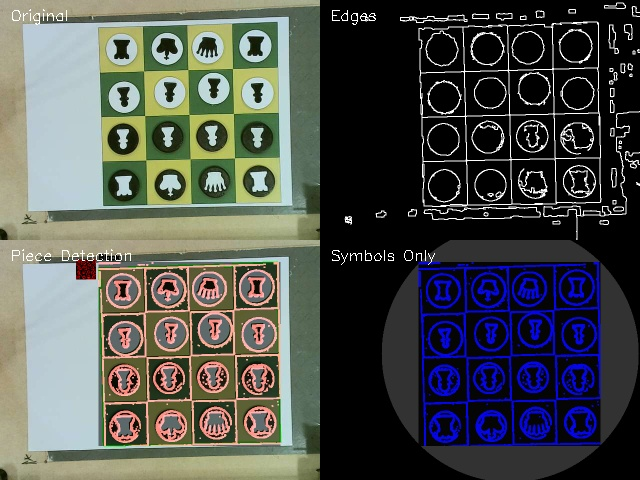
#> input picture cv/chess_detection.jpg, 640 x 480 px; its folder holds only this picture in this run
$ python -i pattern_detection.py   (imports and definitions only)
#> lines starting #> are read from the running program, lines starting #| are printed output that depends on the picture; after the words box and inside, x2 and y2 are one past the last pixel; in counts of white or black regions, pixels touching at a corner belong together
#> further down, picture is the input picture: shape (480, 640, 3); mean B, G, R 78.4, 81.5, 78.7
### cv/modules/improved_detect_piece_in_square.py
"""
Enhancement module for detecting and classifying chess pieces on a 4x4 board
"""
import cv2
import numpy as np
import os

def identify_piece_type(square_img, piece_color):
    """
    Identifies the type of chess piece (king, queen, pawn, tower/rook) using shape analysis.

    Args:
        square_img: Image of the square containing the piece
        piece_color: Color of the piece ('white' or 'black')

    Returns:
        piece_type: String indicating the piece type ('king', 'queen', 'pawn', 'tower')
        confidence: Confidence score of the classification
    """
    # Convert to grayscale
    gray = cv2.cvtColor(square_img, cv2.COLOR_BGR2GRAY)

    # Apply thresholding based on piece color
    # For white pieces, we look for dark features on light background
    # For black pieces, we look for light features on dark background
    if piece_color == 'white':
        _, thresh = cv2.threshold(gray, 150, 255, cv2.THRESH_BINARY_INV)
    else:
        _, thresh = cv2.threshold(gray, 100, 255, cv2.THRESH_BINARY)

    # Apply morphological operations to clean up the image
    kernel = np.ones((3, 3), np.uint8)
    thresh = cv2.morphologyEx(thresh, cv2.MORPH_OPEN, kernel)
    thresh = cv2.morphologyEx(thresh, cv2.MORPH_CLOSE, kernel)

    # Find contours of the piece symbol
    contours, _ = cv2.findContours(thresh, cv2.RETR_EXTERNAL, cv2.CHAIN_APPROX_SIMPLE)

    # If no contours found, return unknown
    if not contours:
        return "unknown", 0.0

    # Get the largest contour (should be the piece symbol)
    contour = max(contours, key=cv2.contourArea)

    # Calculate contour features
    area = cv2.contourArea(contour)
    perimeter = cv2.arcLength(contour, True)

    # If area is too small, not a valid piece
    if area < 20:
        return "unknown", 0.0

    # Calculate circularity
    circularity = 4 * np.pi * area / (perimeter * perimeter) if perimeter > 0 else 0

    # Calculate bounding rectangle
    x, y, w, h = cv2.boundingRect(contour)
    aspect_ratio = float(w) / h if h > 0 else 0

    # Calculate the convex hull and its area
    hull = cv2.convexHull(contour)
    hull_area = cv2.contourArea(hull)
    solidity = float(area) / hull_area if hull_area > 0 else 0

    # Calculate the minimum enclosing circle
    (x, y), radius = cv2.minEnclosingCircle(contour)

    # Calculate the extent (ratio of contour area to bounding rect area)
    extent = float(area) / (w * h) if w * h > 0 else 0

    # Calculate moments and Hu moments for shape recognition
    moments = cv2.moments(contour)
    hu_moments = cv2.HuMoments(moments).flatten()

    # Feature-based classification
    # These thresholds may need to be adjusted based on your specific pieces

    # King: Usually has a cross on top, more complex shape
    # Queen: Often has a crown-like shape
    # Pawn: Simple, compact shape
    # Tower/Rook: Usually has a blocky, castle-like shape

    # Decision tree based on shape features
    confidence = 0.6  # Base confidence

    if aspect_ratio > 0.8 and aspect_ratio < 1.2:
        # More square-like shapes (possible Tower or King)
        if extent > 0.7:
            piece_type = "tower"  # Tower/Rook is more filled/solid
            confidence = 0.75
        else:
            piece_type = "king"  # King is less filled due to cross
            confidence = 0.7
    elif aspect_ratio >= 1.2:
        # Wider than tall (possible Queen)
        piece_type = "queen"
        confidence = 0.65
    else:
        # Taller than wide (likely Pawn)
        piece_type = "pawn"
        confidence = 0.75

    # Additional checks based on Hu moments
    # This is a simplified approach; in a real system, you might use a trained classifier
    # Hu[0] is a measure of spread - lower values mean more spread out shape
    if hu_moments[0] < 0.2:  # Spread out shape
        if aspect_ratio < 1.0:
            piece_type = "queen"  # Queen often has a spread-out crown
            confidence = 0.8
    elif hu_moments[0] > 0.4:  # Compact shape
        piece_type = "pawn"  # Pawns are typically compact
        confidence = 0.75

    return piece_type, confidence

def enhance_piece_detection(square_img):
    """
    Enhances the piece detection by applying image processing techniques
    specifically designed for the "coin" style pieces.

    Args:
        square_img: Image of the square to be analyzed

    Returns:
        contains_piece: Boolean indicating if piece is present
        piece_color: Color of the piece ('white', 'black', or None)
        piece_type: Type of the piece ('king', 'queen', 'pawn', 'tower', or None)
        piece_info: Dictionary with additional information
    """
    # Initial info dictionary
    piece_info = {}

    # Convert to different color spaces for analysis
    gray = cv2.cvtColor(square_img, cv2.COLOR_BGR2GRAY)
    hsv = cv2.cvtColor(square_img, cv2.COLOR_BGR2HSV)
    lab = cv2.cvtColor(square_img, cv2.COLOR_BGR2LAB)

    # Blur to reduce noise
    blurred = cv2.GaussianBlur(gray, (5, 5), 0)

    # Detect circles using Hough Circle Transform
    # This is good for detecting the coin-shaped pieces
    circles = cv2.HoughCircles(
        blurred,
        cv2.HOUGH_GRADIENT,
        dp=1,
        minDist=square_img.shape[0]//2,
        param1=50,
        param2=30,
        minRadius=square_img.shape[0]//6,
        maxRadius=square_img.shape[0]//2
    )

    # Check if any circles were found
    contains_piece = circles is not None

    if not contains_piece:
        return False, None, None, piece_info

    # Get the largest circle (should be the piece)
    circle = np.uint16(np.around(circles))[0][0]
    center_x, center_y, radius = circle

    # Create a mask for the circle
    mask = np.zeros(gray.shape, dtype=np.uint8)
    cv2.circle(mask, (center_x, center_y), radius, 255, -1)

    # Extract the piece region
    piece_region = cv2.bitwise_and(square_img, square_img, mask=mask)

    # Create inner and outer masks to analyze the coin background and piece symbol
    inner_radius = int(radius * 0.7)  # Inner 70% for the piece symbol
    outer_radius = radius

    inner_mask = np.zeros(gray.shape, dtype=np.uint8)
    cv2.circle(inner_mask, (center_x, center_y), inner_radius, 255, -1)

    outer_mask = np.zeros(gray.shape, dtype=np.uint8)
    cv2.circle(outer_mask, (center_x, center_y), outer_radius, 255, -1)
    cv2.circle(outer_mask, (center_x, center_y), inner_radius, 0, -1)  # Subtract inner circle

    # Extract inner and outer regions
    inner_region = cv2.bitwise_and(square_img, square_img, mask=inner_mask)
    outer_region = cv2.bitwise_and(square_img, square_img, mask=outer_mask)

    # Analyze color distribution in inner and outer regions
    # We'll use LAB color space which is good for color differences
    inner_lab = cv2.cvtColor(inner_region, cv2.COLOR_BGR2LAB)
    outer_lab = cv2.cvtColor(outer_region, cv2.COLOR_BGR2LAB)

    # Calculate average L (lightness) for inner and outer regions
    inner_l = np.mean(inner_lab[:,:,0][inner_mask > 0])
    outer_l = np.mean(outer_lab[:,:,0][outer_mask > 0])

    # Store color metrics in piece_info
    piece_info.update({
        'inner_l': inner_l,
        'outer_l': outer_l,
        'circle': (center_x, center_y, radius)
    })

    # Determine piece color based on contrast between inner and outer regions
    # For the coin-style pieces:
    # - Black piece has white background (outer is lighter than inner)
    # - White piece has black background (inner is lighter than outer)
    L_DIFF_THRESHOLD = 15  # Minimum difference in lightness to determine contrast

    if abs(inner_l - outer_l) < L_DIFF_THRESHOLD:
        # Not enough contrast, could be an empty square or noise
        return False, None, None, piece_info

    # Determine piece color based on which region is darker
    if inner_l < outer_l:
        # Inner region darker than outer
        piece_color = 'black'  # Black piece on white background
    else:
        # Outer region darker than inner
        piece_color = 'white'  # White piece on black background

    # Store determination method
    piece_info['color_determination'] = f"{'Black' if piece_color == 'black' else 'White'} piece detected: inner_l={inner_l:.1f}, outer_l={outer_l:.1f}"

    # Now identify the piece type
    piece_type, confidence = identify_piece_type(piece_region, piece_color)
    piece_info['type_confidence'] = confidence

    return True, piece_color, piece_type, piece_info

def improved_detect_piece_in_square(square_img, square_position=None):
    """
    An improved version of detect_piece_in_square that incorporates enhanced detection
    and also identifies the piece type.

    Args:
        square_img: Image of the square individual
        square_position: Position (row, column) of the square on the board

    Returns:
        contains_piece: Boolean indicating presence of piece
        piece_color: 'white', 'black' or None
        piece_type: 'king', 'queen', 'pawn', 'tower' or None
        piece_info: Dictionary with additional information about the piece
    """
    # Use the enhanced detection method
    contains_piece, piece_color, piece_type, piece_info = enhance_piece_detection(square_img)

    # If no piece detected, return early
    if not contains_piece:
        return False, None, None, piece_info

    # If a piece is detected but we're not confident in the type, try template matching
    if piece_type == "unknown" or piece_info.get('type_confidence', 0) < 0.6:
        # Template matching could be implemented here
        pass

    return contains_piece, piece_color, piece_type, piece_info

### cv/modules/pattern_detection.py
"""
Módulo para detecção de padrões do tabuleiro de xadrez 4x4
"""
import cv2
import numpy as np
import os
from .improved_detect_piece_in_square import improved_detect_piece_in_square

# Variável global para armazenar a imagem de referência do tabuleiro vazio
empty_board_reference = None
empty_board_squares = None

def load_empty_board_reference(reference_path="assets/testing-chessboards/chessboard_nopieces.png"):
    """
    Carrega a imagem de referência do tabuleiro vazio e a prepara para uso na detecção de peças.

    Args:
        reference_path: Caminho para a imagem de referência

    Returns:
        Imagem de referência processada ou None se falhar
    """
    global empty_board_reference, empty_board_squares

    # Carregar a imagem de referência
    reference_img = cv2.imread(reference_path)

    if reference_img is None:
        print(f"❌ Não foi possível carregar a imagem de referência: {reference_path}")
        return None

    # Detectar o tabuleiro e aplicar a mesma transformação que aplicaremos em imagens atuais
    corners, _ = detect_board_corners(reference_img)

    if corners is None:
        print("❌ Falha ao detectar os cantos no tabuleiro de referência.")
        return None

    # Aplicar transformação de perspectiva
    warped_reference, _ = warp_board_perspective(reference_img, corners)

    # Converter para escala de cinza
    gray_reference = cv2.cvtColor(warped_reference, cv2.COLOR_BGR2GRAY)

    # Armazenar a referência globalmente
    empty_board_reference = warped_reference

    # Dividir a referência em células individuais
    empty_board_squares = split_board_into_squares(warped_reference)

    return warped_reference

def detect_board_corners(img):
    """
    Detecta os quatro cantos do tabuleiro 4x4 verde-amarelo.

    Args:
        img: Imagem original

    Returns:
        corners: Array numpy com as coordenadas dos 4 cantos do tabuleiro
        mask: Máscara binária do tabuleiro
    """
    # Converter para HSV para detecção de cor
    hsv = cv2.cvtColor(img, cv2.COLOR_BGR2HSV)
#> hsv: shape (480, 640, 3); mean H, S, V 39.6, 58.7, 93.1

    # Definir intervalos para cores verde e amarelo
    yellow_lower = np.array([15, 70, 70])
    yellow_upper = np.array([45, 255, 255])

    green_lower = np.array([40, 40, 40])
    green_upper = np.array([90, 255, 255])

    # Criar máscaras para cores
    yellow_mask = cv2.inRange(hsv, yellow_lower, yellow_upper)
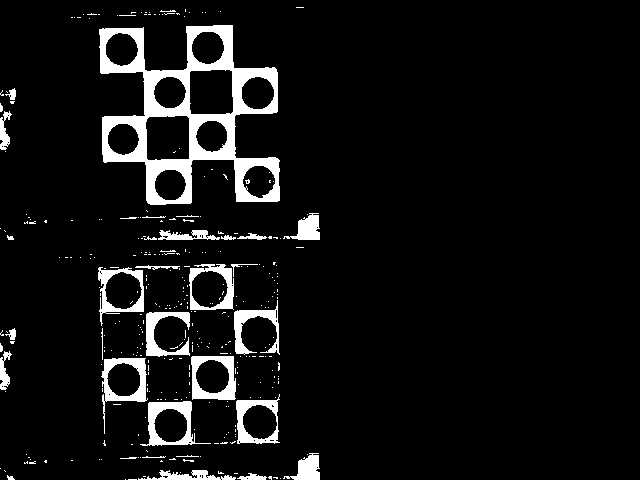
#> yellow_mask: shape (480, 640); 7.2% white; 335 white regions (299 under 20 px), largest, box (x1, y1, x2, y2) and area: (99, 25, 280, 205) 10372, (140, 401, 211, 446) 1049, (101, 358, 148, 434) 1024
    green_mask = cv2.inRange(hsv, green_lower, green_upper)
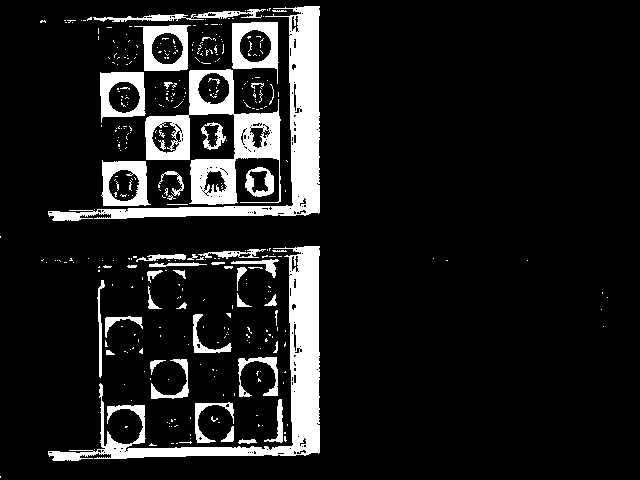
#> green_mask: shape (480, 640); 11.5% white; 365 white regions (316 under 20 px), largest, box (x1, y1, x2, y2) and area: (48, 246, 320, 461) 8662, (48, 6, 320, 221) 7934, (145, 69, 281, 205) 6260

    # Combinar máscaras
    combined_mask = cv2.bitwise_or(yellow_mask, green_mask)
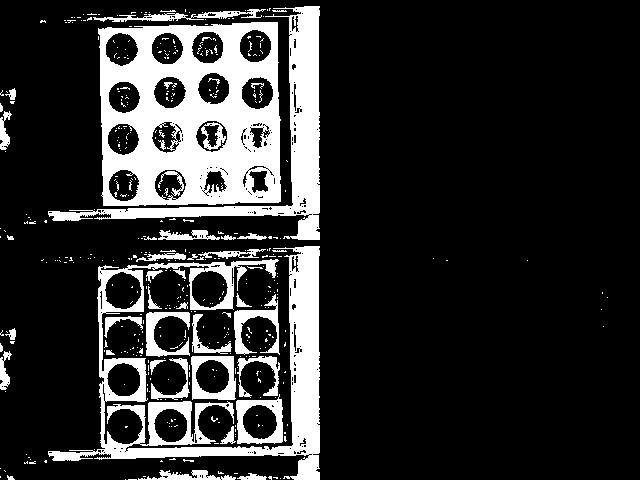
#> combined_mask: shape (480, 640); 18.1% white; 448 white regions (398 under 20 px), largest, box (x1, y1, x2, y2) and area: (98, 22, 281, 206) 21342, (48, 246, 320, 480) 14463, (48, 6, 320, 240) 8511

    # Aplicar operações morfológicas para melhorar a máscara
    kernel = np.ones((5, 5), np.uint8)
    combined_mask = cv2.morphologyEx(combined_mask, cv2.MORPH_CLOSE, kernel)
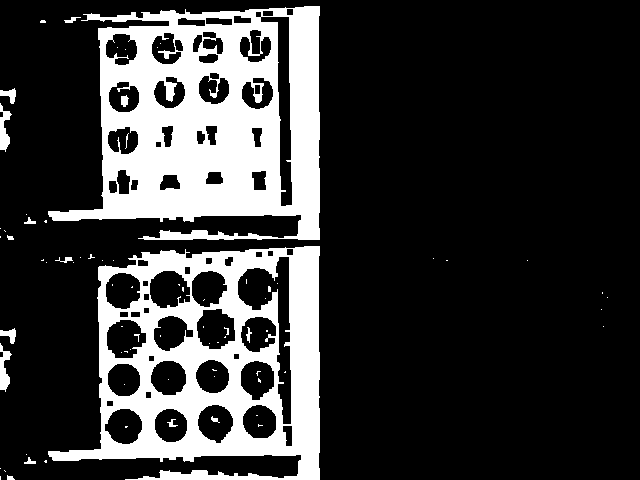
#> combined_mask: shape (480, 640); 21.7% white; 77 white regions (60 under 20 px), largest, box (x1, y1, x2, y2) and area: (48, 6, 320, 240) 36620, (48, 246, 320, 480) 28569, (0, 103, 12, 152) 309
    combined_mask = cv2.morphologyEx(combined_mask, cv2.MORPH_OPEN, kernel)
#> combined_mask: shape (480, 640); 20.9% white; 21 white regions

    # Encontrar contornos
    contours, _ = cv2.findContours(combined_mask, cv2.RETR_EXTERNAL, cv2.CHAIN_APPROX_SIMPLE)
#> contours = 16 contours, 1 with area under 20; largest, box (x1, y1, x2, y2) and area: (49, 6, 320, 240) 41286, (49, 246, 320, 480) 38409, (160, 470, 278, 480) 604, (160, 230, 229, 240) 424, (185, 11, 240, 20) 306
#> (the rest of the program and of its run is left out)
